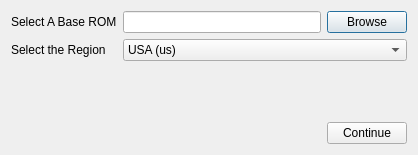
<?xml version="1.0" encoding="UTF-8"?>
<ui version="4.0">
 <class>BaseromSelectDialog</class>
 <widget class="QDialog" name="BaseromSelectDialog">
  <property name="geometry">
   <rect>
    <x>0</x>
    <y>0</y>
    <width>418</width>
    <height>155</height>
   </rect>
  </property>
  <property name="windowTitle">
   <string>Select Base ROM</string>
  </property>
  <layout class="QGridLayout" name="gridLayout">
   <item row="1" column="1" colspan="2">
    <widget class="QComboBox" name="comboBox">
     <item>
      <property name="text">
       <string>USA (us)</string>
      </property>
     </item>
     <item>
      <property name="text">
       <string>European PAL (eu)</string>
      </property>
     </item>
     <item>
      <property name="text">
       <string>Japanese (jp)</string>
      </property>
     </item>
    </widget>
   </item>
   <item row="0" column="2">
    <widget class="QPushButton" name="pushButton">
     <property name="text">
      <string>Browse</string>
     </property>
    </widget>
   </item>
   <item row="5" column="2">
    <widget class="QPushButton" name="pushButton_2">
     <property name="text">
      <string>Continue</string>
     </property>
    </widget>
   </item>
   <item row="0" column="0">
    <widget class="QLabel" name="label">
     <property name="text">
      <string>Select A Base ROM</string>
     </property>
    </widget>
   </item>
   <item row="1" column="0">
    <widget class="QLabel" name="label_2">
     <property name="text">
      <string>Select the Region</string>
     </property>
    </widget>
   </item>
   <item row="2" column="1">
    <spacer name="verticalSpacer">
     <property name="orientation">
      <enum>Qt::Vertical</enum>
     </property>
     <property name="sizeHint" stdset="0">
      <size>
       <width>20</width>
       <height>40</height>
      </size>
     </property>
    </spacer>
   </item>
   <item row="0" column="1">
    <widget class="QLineEdit" name="lineEdit">
     <property name="readOnly">
      <bool>true</bool>
     </property>
     <property name="clearButtonEnabled">
      <bool>false</bool>
     </property>
    </widget>
   </item>
  </layout>
 </widget>
 <resources/>
 <connections>
  <connection>
   <sender>pushButton</sender>
   <signal>clicked()</signal>
   <receiver>BaseromSelectDialog</receiver>
   <slot>select_baserom()</slot>
   <hints>
    <hint type="sourcelabel">
     <x>337</x>
     <y>20</y>
    </hint>
    <hint type="destinationlabel">
     <x>63</x>
     <y>93</y>
    </hint>
   </hints>
  </connection>
  <connection>
   <sender>pushButton_2</sender>
   <signal>clicked()</signal>
   <receiver>BaseromSelectDialog</receiver>
   <slot>b_continue()</slot>
   <hints>
    <hint type="sourcelabel">
     <x>332</x>
     <y>276</y>
    </hint>
    <hint type="destinationlabel">
     <x>129</x>
     <y>253</y>
    </hint>
   </hints>
  </connection>
 </connections>
 <slots>
  <slot>select_baserom()</slot>
  <slot>b_continue()</slot>
 </slots>
</ui>
